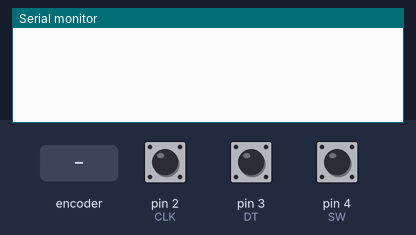
Recording of a sketch running on a simulated Arduino Uno, built with avr-gcc and run on an emulated ATmega328P. Parts: the last lines printed to the serial monitor. The test bench sets the inputs (shaded band); at power-on: pin 4 (SW) HIGH, pin 2 (CLK) HIGH, pin 3 (DT) HIGH.

Above: at 1.2 s.
1.3 s: rotary encoder on pin 2 (CLK) / pin 3 (DT) turned 1 step (first pin leading)
At 2.6 s:
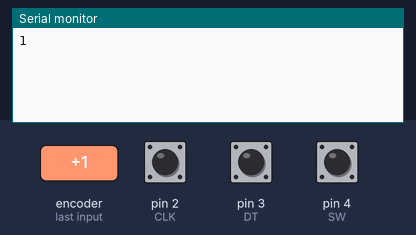
3.0 s: pin 4 (SW) pulled LOW for 0.15 s
At 4.0 s:
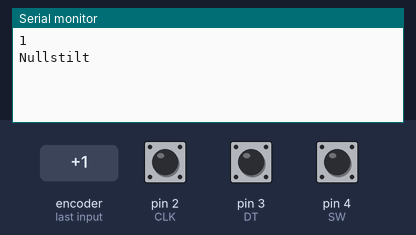
4.6 s: rotary encoder on pin 2 (CLK) / pin 3 (DT) turned 3 steps (first pin leading)
At 5.5 s:
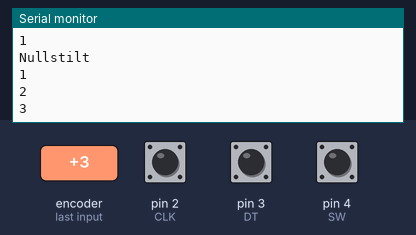
Timing chart, 0 to 7.6 s (numbered marks = the images above; inputs shaded):
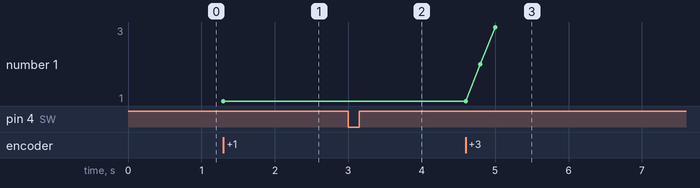

Measured:
- after the input at 1.3 s, the serial monitor: prints a new line at once (image 1)
- after the input at 3.0 s, the serial monitor: prints a new line at once (image 2)
- after the input at 4.6 s, the serial monitor: prints a new line at once (image 3)
- plotted number 1: 1 → 3 after the input at 4.6 s

The sketch:

04_dreieenkoder.ino
```cpp
// Leser en dreieenkoder (KY-040): teller opp/ned når du vrir, nullstiller når du trykker.
// Kobling: CLK -> pinne 2, DT -> pinne 3, SW -> pinne 4, + -> 5V, GND -> GND.

const int CLK = 2;
const int DT = 3;
const int SW = 4;

int teller = 0;
int forrigeClk;

void setup() {
  pinMode(CLK, INPUT_PULLUP);
  pinMode(DT, INPUT_PULLUP);
  pinMode(SW, INPUT_PULLUP);
  forrigeClk = digitalRead(CLK);
  Serial.begin(9600);
}

void loop() {
  int clk = digitalRead(CLK);
  // Tell på fallende flanke av CLK; DT avgjør retningen
  if (clk != forrigeClk && clk == LOW) {
    teller += (digitalRead(DT) != clk) ? 1 : -1;
    Serial.println(teller);
  }
  forrigeClk = clk;

  if (digitalRead(SW) == LOW) {
    teller = 0;
    Serial.println("Nullstilt");
    delay(250);
  }
}
```
